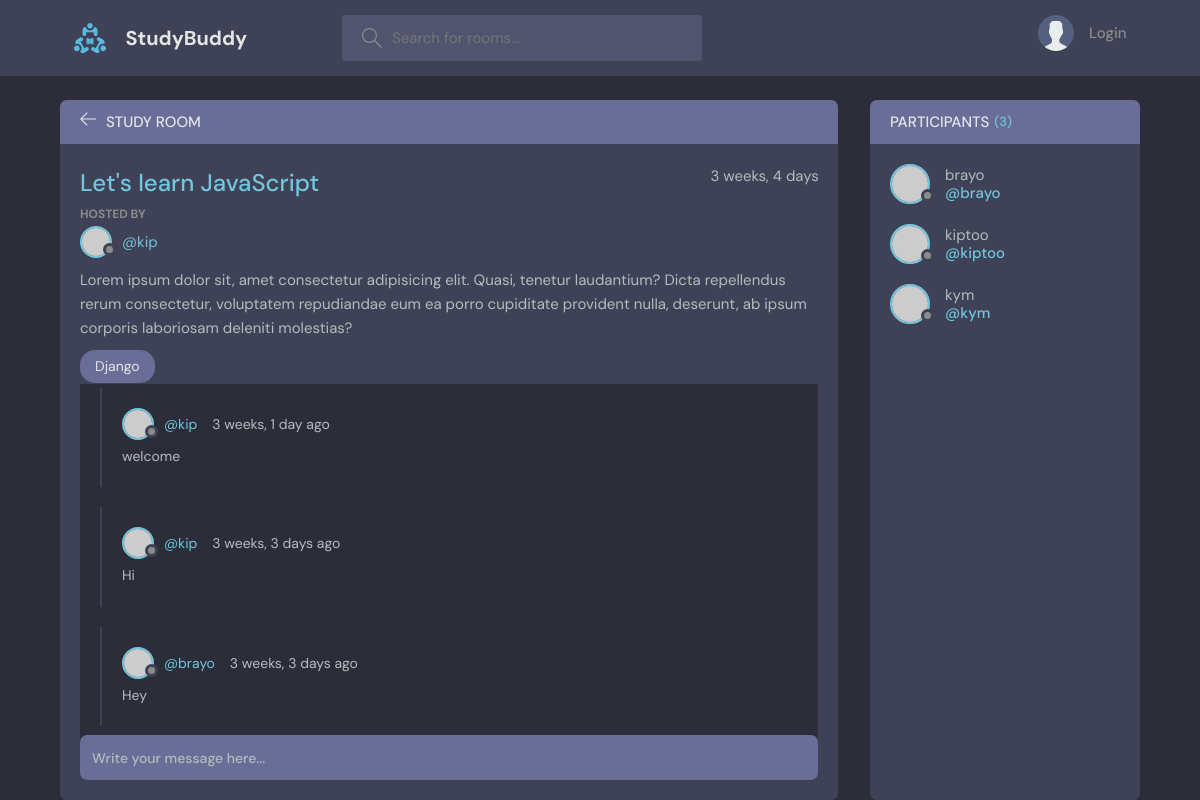
Page /room/1/ on the earlier database version.
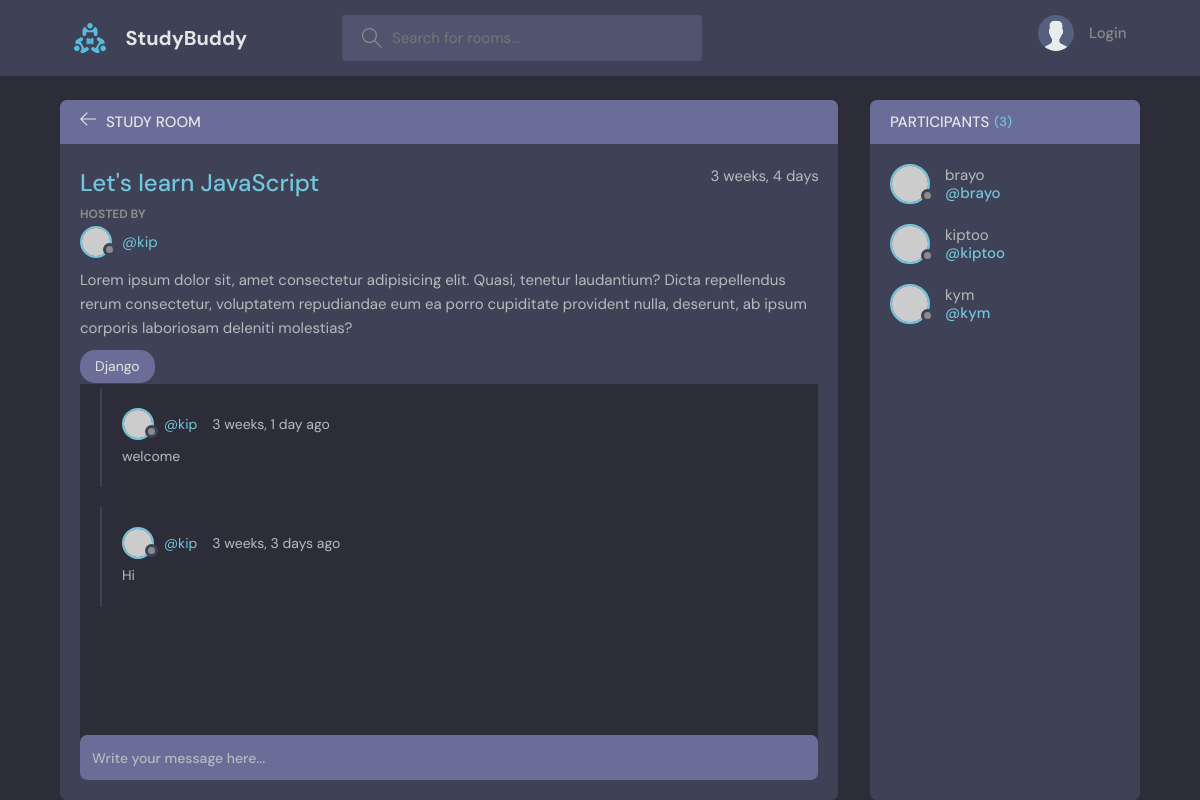
Same page on the later database version.
### base/models.py (models this page shows, shortened)
class Message(models.Model):
    user=models.ForeignKey(User,on_delete=models.CASCADE)
    room=models.ForeignKey(Room,on_delete=models.CASCADE)
    body=models.TextField()
    updated=models.DateTimeField(auto_now=True)
    created=models.DateTimeField(auto_now_add=True)
    class Meta:
       ordering=['-updated','-created']

### base/views.py (the view, shortened to what this page needs)
# urls.py: path('room/<str:pk>/',views.room,name="room"),
def room(request,pk):
    room=Room.objects.get(id=pk)
    room_messages=room.message_set.all()
    participants=room.participants.all()
    context={'room':room,'room_messages':room_messages,'participants':participants}
    return render(request,'base/room.html',context)

### base/models.py (called while the page is built)
    def __str__(self):
        return self.name

### base/templates/base/room.html (shortened to what this page needs)
{%extends 'main.html'%}
{% block content %}
    <main class="profile-page layout layout--2">
      <div class="container">
        <div class="room">
          <div class="room__top">
            <div class="room__topLeft">
              <a href="{% url 'home' %}">
                <svg version="1.1" xmlns="http://www.w3.org/2000/svg" width="32" height="32" viewBox="0 0 32 32">
                  <title>arrow-left</title>
                  <path
                    d="M13.723 2.286l-13.723 13.714 13.719 13.714 1.616-1.611-10.96-10.96h27.625v-2.286h-27.625l10.965-10.965-1.616-1.607z"
                  ></path>
                 </svg>
              </a>
              <h3>Study Room</h3>
            </div>
          </div>
          <div class="room__box scroll">
            <div class="room__header scroll">
              <div class="room__info">
                <h3>{{room.name}}</h3>
                <span>{{room.created|timesince}}</span>
              </div>
              <div class="room__hosted">
                <p>Hosted By</p>
                <a href="{% url 'user-profile' room.host.id %}" class="room__author">
                  <div class="avatar avatar--small">
                    <img src="https://randomuser.me/api/portraits/men/37.jpg" />
                  </div>
                  <span>@{{room.host.username}}</span>
                </a>
              </div>
              <div class="room__details">
                Lorem ipsum dolor sit, amet consectetur adipisicing elit. Quasi, tenetur laudantium? Dicta repellendus
                rerum consectetur, voluptatem repudiandae eum ea porro cupiditate provident nulla, deserunt, ab ipsum
                corporis laboriosam deleniti molestias?
              </div>
              <span class="room__topics">{{room.topic}}</span>
            </div>
            <div class="room__conversation">
              <div class="threads scroll">
                {% for message in room_messages%}
                <div class="thread">
                  <div class="thread__top">
                    <div class="thread__author">
                      <a href="{% url 'user-profile' message.user.id %}" class="thread__authorInfo">
                        <div class="avatar avatar--small">
                          <img src="https://randomuser.me/api/portraits/men/37.jpg" />
                        </div>
                        <span>@{{message.user.username}}</span>
                      </a>
                      <span class="thread__date">{{message.created|timesince}} ago</span>
                    </div>
                  </div>
                  <div class="thread__details">
                  {{message.body}}
                  </div>
                </div>
               {% endfor %}
              </div>
            </div>
          </div>
          <div class="room__message">
            <form action="" method="post">
              <input name="body" placeholder="Write your message here..." /></form>
          </div>
        </div>
        <div class="participants">
          <h3 class="participants__top">Participants <span>({{participants.count}})</span></h3>
          <div class="participants__list scroll">
            {%for user in participants%}
            <a href="{% url 'user-profile' user.id %}" class="participant">
              <div class="avatar avatar--medium">
                <img src="https://randomuser.me/api/portraits/men/37.jpg" />
              </div>
              <p>
                {{user.username}}
                <span>@{{user.username}}</span>
              </p>
            </a>
            {%endfor%}
          </div>
        </div>
      </div>
    </main>
    {% endblock content %}

Differences in the rows shown:
removed Message: user.username "brayo", created "3 weeks, 3 days", body "Hey"
